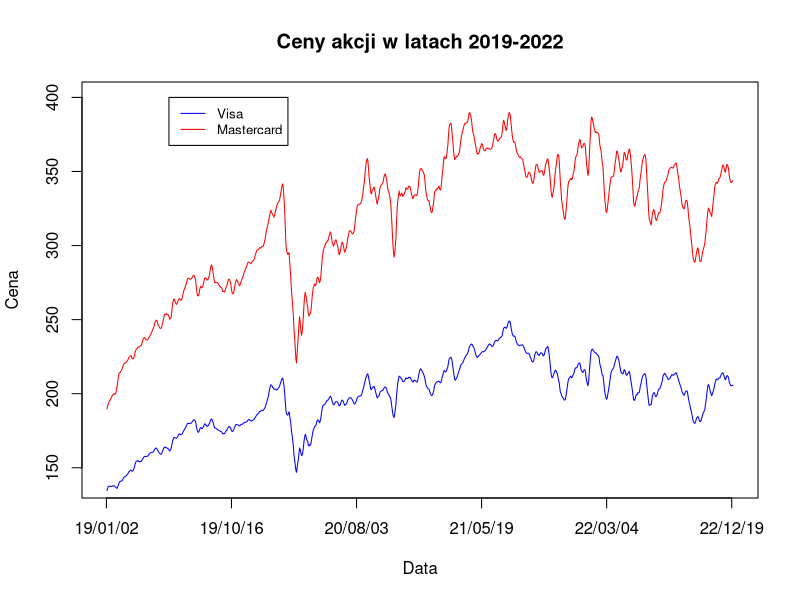
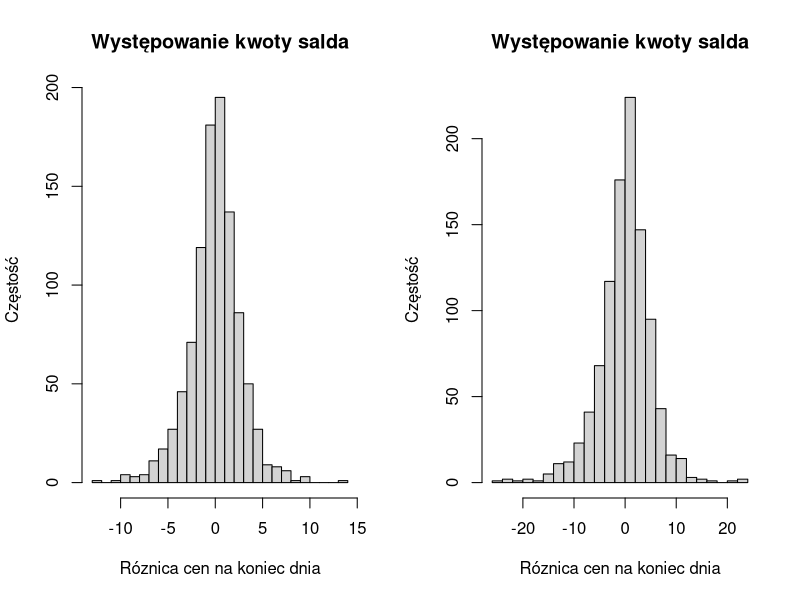

Recreate these plots in R, in order.
# setwd("/home/lewiis/kody komputerowe/projekt")

visa <- read.csv("VISA.csv", header = TRUE, dec = ".")
mastercard <- read.csv("MASTERCARD.csv", header = TRUE, dec = ".")

# funkcja do obliczenia średniej kroczącej
rolling_average <- function(x, n = 5){
    srednia_kroczaca <- filter(x, rep(1 / n, n))
    srednia_kroczaca <- srednia_kroczaca[-(1:3)]
    srednia_kroczaca <- srednia_kroczaca[- ((length(srednia_kroczaca)-2): length(srednia_kroczaca))]
    return(srednia_kroczaca)
    }

visa$cena_srednia <- (visa$High + visa$Low) / 2
mastercard$cena_srednia <- (mastercard$High + mastercard$Low) / 2
# do średniej kroczącej ceny otwarcia
srednia_kroczaca_visa <- rolling_average(visa$cena_srednia)
srednia_kroczaca_mastercard <- rolling_average(mastercard$cena_srednia)

# wykres cen średniej kroczącej obu spółek
pdf(file = "wykres.pdf")
plot(srednia_kroczaca_visa, type = "l", col = "blue", xlab = "Data", ylab = "Cena", ylim = c(140, 400), lty = 1, xaxt = "n", ,main='Ceny akcji w latach 2019-2022')
lines(srednia_kroczaca_mastercard, type = "l", col = "red", lty = 1)
axis(1,
    at = c(0, 200, 400, 600, 800, 1000),
    labels = c(
        gsub("-", "/", substr(visa$Date[1], 3, 10)), gsub("-", "/", substr(visa$Date[200], 3, 10)), gsub("-", "/", substr(visa$Date[400], 3, 10)),
        gsub("-", "/", substr(visa$Date[600], 3, 10)), gsub("-", "/", substr(visa$Date[800], 3, 10)), gsub("-", "/", substr(visa$Date[1000], 3, 10))
    ), las = 0
)

legend(100, 400,
    legend = c("Visa", "Mastercard"),
    col = c("blue", "red"), lty = 1, cex = 0.8
)
dev.off()

cor(srednia_kroczaca_visa, srednia_kroczaca_mastercard)
cor(visa$cena_srednia, mastercard$cena_srednia)
# wachania ceny w ciągu dnia
visa$Rozstep <- visa$Close - visa$Open
mastercard$Rozstep <- mastercard$Close - mastercard$Open
max(visa$Rozstep)
max(mastercard$Rozstep)
min(visa$Rozstep)
min(mastercard$Rozstep)

mean(visa$Rozstep)
sd(visa$Rozstep)

mean(mastercard$Rozstep)
sd(mastercard$Rozstep)

cor(visa$Rozstep, visa$Volume)
cor(mastercard$Rozstep,mastercard$Volume)

cor(visa$Volume, mastercard$Volume)


# współczynniki zmienności 
sd(visa$cena_srednia)/mean(visa$cena_srednia)
sd(mastercard$cena_srednia)/mean(mastercard$cena_srednia)

mean((mastercard$cena_srednia)/(visa$cena_srednia))
 

pdf(file = "histogram.pdf")
par(mfrow = c(1, 2))
hist(visa$Rozstep, breaks = 20, main='Występowanie kwoty salda', xlab='Róznica cen na koniec dnia', ylab='Częstość')
hist(mastercard$Rozstep, breaks = 20, main='Występowanie kwoty salda', xlab='Róznica cen na koniec dnia', ylab='Częstość')
dev.off()
# ?boxplot

# par(mfrow = c(1, 2))
# boxplot(visa$Rozstep)
# boxplot(mastercard$Rozstep)

# względny przyrost ceny na dzień 31 grudnia 2022 po zainwestowaniu dolarów 2 stycznia 2019
(zysk_visa <- (tail(visa$cena_srednia, 1) - visa$cena_srednia[1]) / visa$cena_srednia[1])
(zysk_mastercard <- (tail(mastercard$cena_srednia, 1) - mastercard$cena_srednia[1]) / mastercard$cena_srednia[1])


# stopa_zwrotu_zakup_akcji_co_x_dni <- function(dataframe_name, days) {
#     cena_srednia <- (dataframe_name$High + dataframe_name$Low) / 2

#     dzien_zakupu <- rep_len(c(1, rep(0, (days-1))), length.out = nrow(dataframe_name)) # make column that storage day of purchase

#     liczba_akcji <- 100 / cena_srednia * dzien_zakupu

#     skumulowana_liczba_akcji <- cumsum(liczba_akcji)

#     wartosc_portfela <- skumulowana_liczba_akcji * cena_srednia

#     zainwestowane_srodki <- cumsum(dzien_zakupu * 100)

#     n <- nrow(dataframe_name)

#     stopa_zwrotu <- (wartosc_portfela[n] - zainwestowane_srodki[n]) / zainwestowane_srodki[n]
#     stopa_zwrotu
# }

# stopa_zwrotu_zakup_akcji_co_x_dni(visa,30)
# stopa_zwrotu_zakup_akcji_co_x_dni(mastercard,30)

# agregacja 

# liczba obróconych akcji w roku
visa$year <- format(as.Date(visa$Date, format="%Y-%m-%d"),"%Y")
mastercard$year <- format(as.Date(visa$Date, format="%Y-%m-%d"),"%Y")

sum(visa$Volume)
sum(mastercard$Volume)

aggregate(visa$Volume, by=list(visa$year), FUN=sum)
aggregate(mastercard$Volume, by=list(visa$year), FUN=sum)


